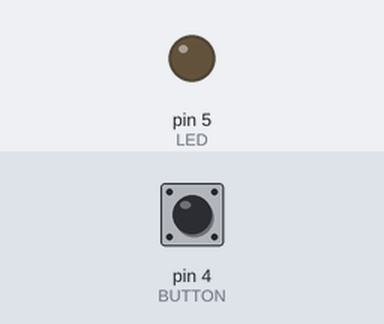
Simulated run of this sketch. Board: Arduino Uno, built with avr-gcc and run on an emulated ATmega328P. On the bench: output pins drawn as LEDs (lit = HIGH). The test bench sets the inputs (shaded band); at power-on: pin 4 (BUTTON) HIGH.

Above: at 1.2 s.
1.3 s: pin 4 (BUTTON) pulled LOW for 0.15 s
At 2.5 s:
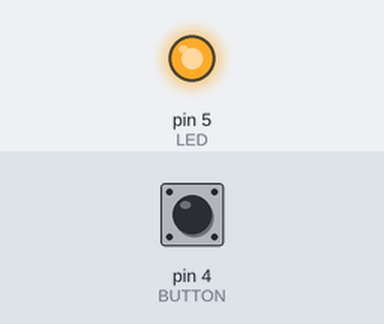
2.9 s: pin 4 (BUTTON) pulled LOW for 1 s
At 3.8 s:
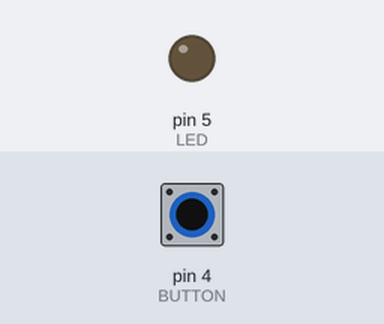
5.4 s: pin 4 (BUTTON) pulled LOW for 3.2 s
At 5.7 s:
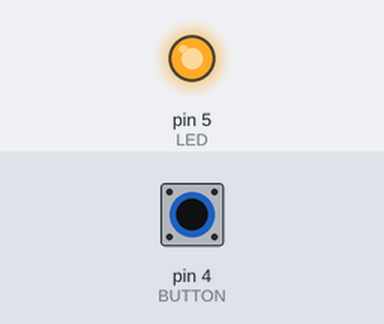
Timing chart, 0 to 8.4 s (numbered marks = the images above; inputs shaded):
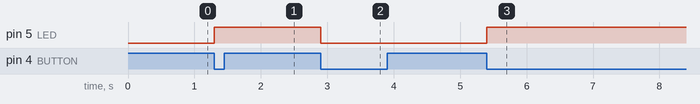

Measured:
- after the input at 1.3 s, pin 5 (LED): LOW → HIGH at once
- after the input at 2.9 s, pin 5 (LED): HIGH → LOW at once
- after the input at 5.4 s, pin 5 (LED): LOW → HIGH at once

The sketch:

ButtonLab.ino
```cpp
#define BUTTON  4
#define LED     5

int buttonLastState = LOW;
int LED_State = LOW;

void setup() {
  // put your setup code here, to run once:
  pinMode(LED, OUTPUT);
  pinMode(BUTTON, INPUT);
 }

void loop() {
  // put your main code here, to run repeatedly:
  int val = digitalRead(BUTTON);

  if(val == LOW && buttonLastState == HIGH) {
    if(LED_State == LOW){
      LED_State = HIGH;
    }
    else {
      LED_State = LOW;
    }
    digitalWrite(LED, LED_State);
  }
  buttonLastState = val;
}
```
